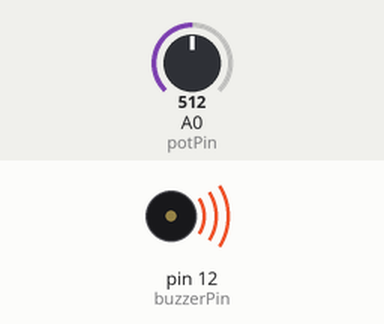
A sketch run on a simulated Arduino Uno, built with avr-gcc and run on an emulated ATmega328P. Shown: buzzer (waves = sounding). The inputs (shaded band) are chosen by the test bench; at power-on: A0 (potPin) = 512.

Above: at 1.2 s.
1.3 s: A0 (potPin) set to 892
At 2.3 s:
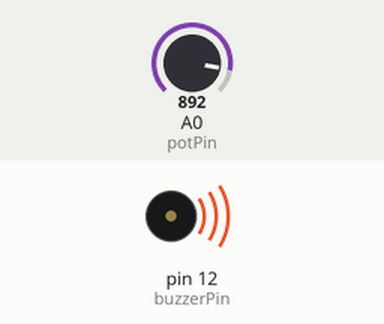
2.8 s: A0 (potPin) set to 911
At 3.3 s:
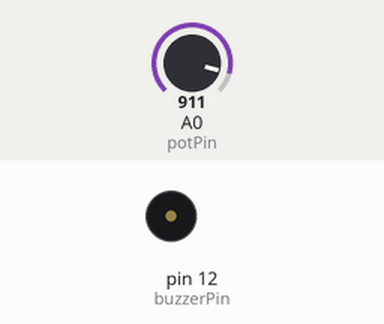
5.8 s: A0 (potPin) set to 900
At 7.0 s:
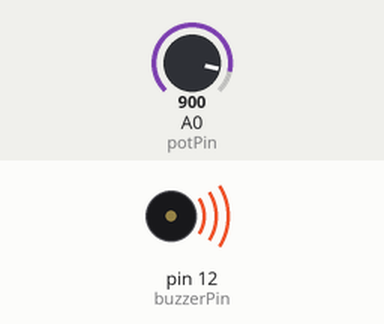
7.3 s: A0 (potPin) set to 1023
At 7.6 s:
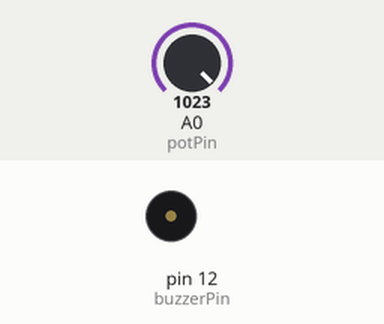
Timing chart, 0 to 10.3 s (numbered marks = the images above; inputs shaded):
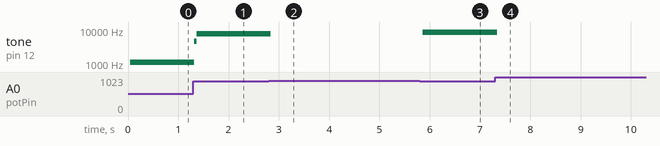

The sketch:

buzzerpot.ino
```cpp
int buzzerPin = 12;
int potPin = 0;

void setup() {
  pinMode(buzzerPin, OUTPUT);
  Serial.begin(9600);
}

void loop () {
  while (1) {
    int potValue = analogRead(potPin);
    int t = 900 - potValue;
    digitalWrite(buzzerPin, HIGH);
    delayMicroseconds(t);
    digitalWrite(buzzerPin, LOW);
    delayMicroseconds(t);
  }
}
```

Measured:
- the behaviour switches between 900 and 901 on A0 (potPin) (found by bisection; images 1 and 2)
- after the input at 1.3 s, tone on pin 12 (buzzerPin): 1126 Hz → 4714 Hz at once, → 7747 Hz 0.04 s later
- after the input at 2.8 s, tone on pin 12 (buzzerPin): 7747 Hz → silent at once
- after the input at 5.8 s, tone on pin 12 (buzzerPin): silent → 8677 Hz after 0.06 s
- after the input at 7.3 s, tone on pin 12 (buzzerPin): 8677 Hz → silent at once
